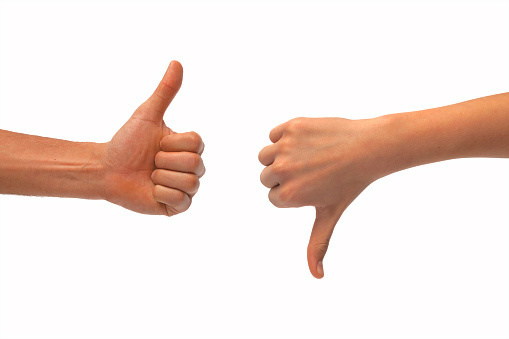
#> input picture thumbs_up_down.jpg, 509 x 339 px
$ python imagecontour.py   (older library calls are emulated)
#> lines starting #> are read from the running program, lines starting #| are printed output that depends on the picture; after the words box and inside, x2 and y2 are one past the last pixel; in counts of white or black regions, pixels touching at a corner belong together
import numpy as np
import matplotlib.pyplot as plt
import cv2


# Read in the image
image = cv2.imread('thumbs_up_down.jpg')
#> image is the input picture: shape (339, 509, 3); mean B, G, R 221.7, 227.3, 242.6

# Change color to RGB (from BGR)
image = cv2.cvtColor(image, cv2.COLOR_BGR2RGB)

plt.imshow(image)
plt.show()
# Convert to grayscale
gray = cv2.cvtColor(image,cv2.COLOR_RGB2GRAY)
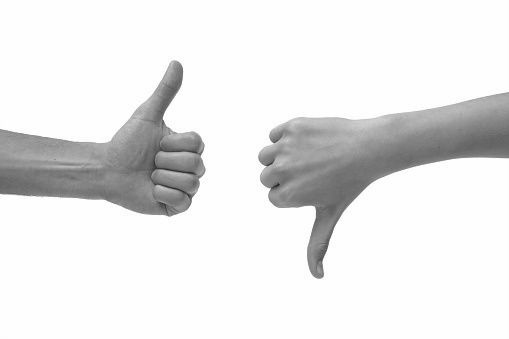
#> gray: shape (339, 509); min 32, max 255, mean 231.4

# Create a binary thresholded image
retval, binary = cv2.threshold(gray, 225, 255, cv2.THRESH_BINARY_INV)
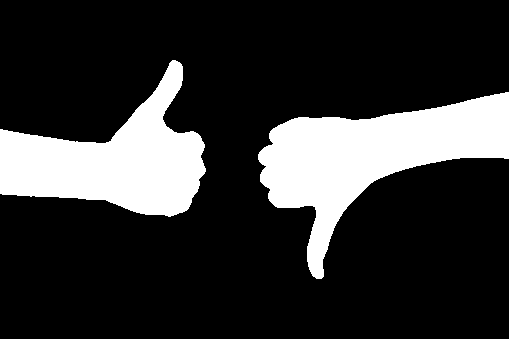
#> binary: shape (339, 509); 19.8% white; 2 white regions

plt.imshow(binary, cmap='gray')


# Find contours from thresholded, binary imag
retval, contours, hierarchy = cv2.findContours(binary, cv2.RETR_TREE, cv2.CHAIN_APPROX_SIMPLE)
#> contours = 2 contours; box (x1, y1, x2, y2) and area: (258, 92, 509, 279) 18140, (0, 60, 206, 217) 15366

# Draw all contours on a copy of the original image
contours_image = np.copy(image)
contours_image = cv2.drawContours(contours_image, contours, -1, (0,255,0), 3)
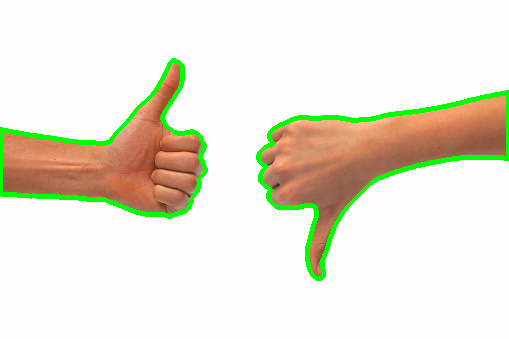
#> contours_image: shape (339, 509, 3); mean R, G, B 234.3, 230.1, 215.5
plt.imshow(contours_image)
plt.show()
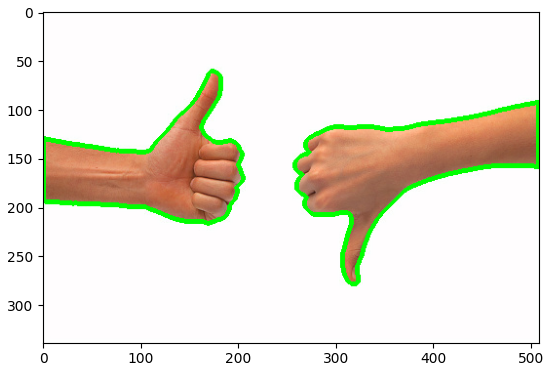
#> figure drawn by matplotlib, 1 panel
